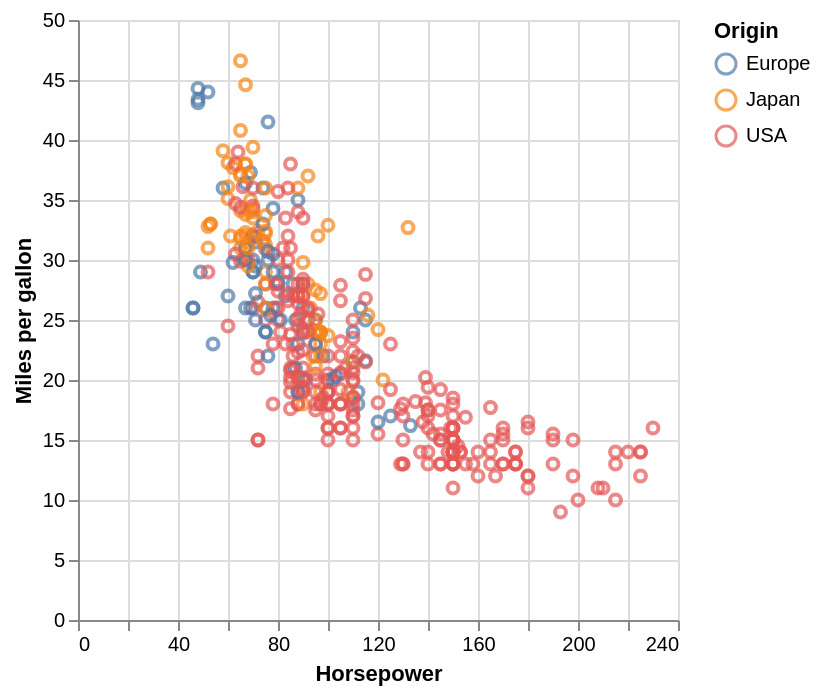

Vega-Lite specification for this chart:
### Vega-Lite specification from a JSON file in a GitHub repository (floating-point values rounded to 4 significant figures; data arrays with more than 128 entries replaced by an {"elided": "..."} marker saying what was removed)
{"config": {"view": {"continuousWidth": 300, "continuousHeight": 300}}, "data": {"name": "data-7285c4e2e195e5a75737a34913199f5f"}, "mark": {"type": "point"}, "encoding": {"color": {"field": "Origin", "type": "nominal"}, "x": {"field": "Horsepower", "type": "quantitative"}, "y": {"field": "Miles_per_Gallon", "title": "Miles per gallon", "type": "quantitative"}}, "$schema": "https://vega.github.io/schema/vega-lite/v6.4.1.json", "datasets": {"data-7285c4e2e195e5a75737a34913199f5f": {"elided": "392 records"}}, "background": "white"}
